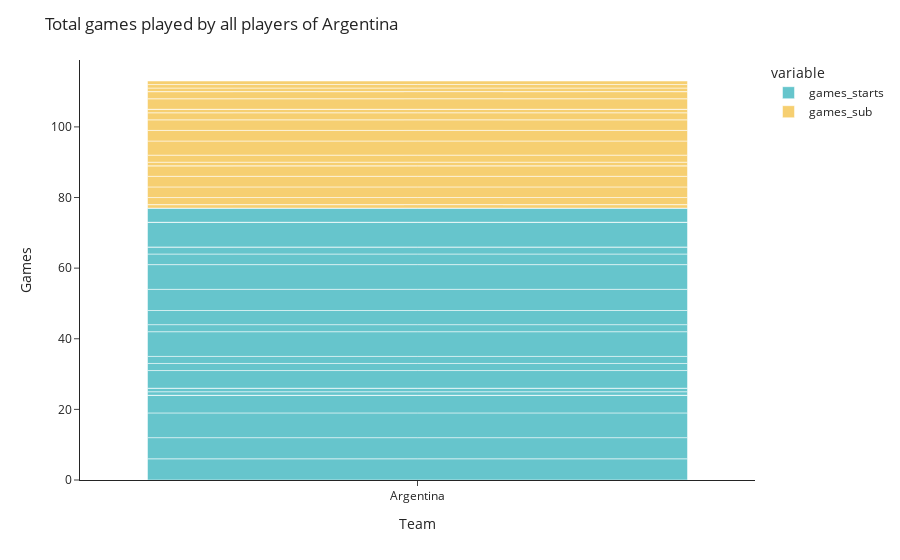

Notebook code cell kept with this figure:
### Code cell
#total de partidos por jugadores 
fig_games_ply = px.bar(df_country, x = 'team', y =['games_starts', 'games_sub'], color_discrete_sequence=px.colors.qualitative.Pastel)
fig_games_ply.update_layout(template='simple_white', title=f'Total games played by all players of {country}',
    xaxis_title='Team',
    yaxis_title='Games' )
fig_games_ply.show()

### Figure 1 — Plotly figure (JSON) as saved in the notebook; plotly's stock layout.template omitted (floating-point values rounded to 4 significant figures)
{"data": [{"alignmentgroup": "True", "hovertemplate": "variable=games_starts<br>team=%{x}<br>value=%{y}<extra></extra>", "legendgroup": "games_starts", "marker": {"color": "rgb(102, 197, 204)", "pattern": {"shape": ""}}, "name": "games_starts", "offsetgroup": "games_starts", "orientation": "v", "showlegend": true, "textposition": "auto", "type": "bar", "x": ["Argentina", "Argentina", "Argentina", "Argentina", "Argentina", "Argentina", "Argentina", "Argentina", "Argentina", "Argentina", "Argentina", "Argentina", "Argentina", "Argentina", "Argentina", "Argentina", "Argentina", "Argentina", "Argentina", "Argentina", "Argentina", "Argentina", "Argentina", "Argentina"], "xaxis": "x", "y": [6, 6, 7, 5, 0, 0, 1, 1, 0, 5, 2, 2, 7, 2, 4, 6, 7, 3, 2, 0, 7, 0, 0, 4], "yaxis": "y"}, {"alignmentgroup": "True", "hovertemplate": "variable=games_sub<br>team=%{x}<br>value=%{y}<extra></extra>", "legendgroup": "games_sub", "marker": {"color": "rgb(246, 207, 113)", "pattern": {"shape": ""}}, "name": "games_sub", "offsetgroup": "games_sub", "orientation": "v", "showlegend": true, "textposition": "auto", "type": "bar", "x": ["Argentina", "Argentina", "Argentina", "Argentina", "Argentina", "Argentina", "Argentina", "Argentina", "Argentina", "Argentina", "Argentina", "Argentina", "Argentina", "Argentina", "Argentina", "Argentina", "Argentina", "Argentina", "Argentina", "Argentina", "Argentina", "Argentina", "Argentina", "Argentina"], "xaxis": "x", "y": [0, 1, 0, 2, 3, 3, 3, 0, 1, 2, 4, 3, 0, 3, 2, 1, 0, 3, 0, 2, 0, 1, 1, 1], "yaxis": "y"}], "layout": {"barmode": "relative", "legend": {"title": {"text": "variable"}, "tracegroupgap": 0}, "margin": {"t": 60}, "title": {"text": "Total games played by all players of Argentina"}, "xaxis": {"anchor": "y", "domain": [0, 1], "title": {"text": "Team"}}, "yaxis": {"anchor": "x", "domain": [0, 1], "title": {"text": "Games"}}}}
